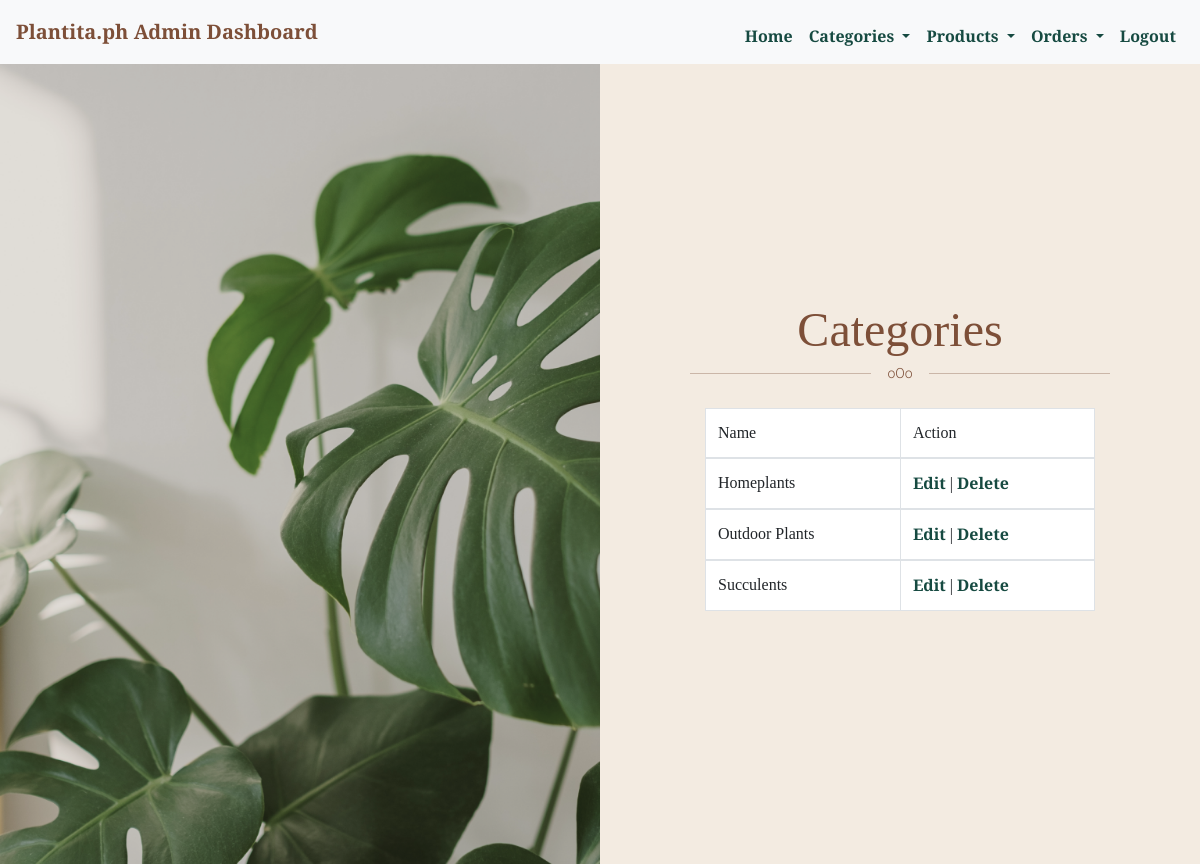
The app's page /admin/categories.php (signed in) with its own data.
### tables this page shows
CREATE TABLE `category` (
  `cat_id` int(11) NOT NULL,
  `cat_name` varchar(200) NOT NULL
);

### admin/categories.php (the view, shortened to what this page needs)
<?php
    include('../config/db.php');
?>
<?php include('inc/header.php') ?>
<!DOCTYPE html>
<html lang="en">
  <head>
    <link rel="stylesheet" href="style.css" />
<?php include('inc/nav.php') ?>
  </head>
  <body>
    <div class="split-screen">
      <div class="left bg2">
      </div>
      <div class="right">
        <form action="" method = "post">
          <section class="copy">
            <h2>Categories</h2>
            <div class="or-container">
              <div class="line 1"></div>
              <p>oOo</p>
              <div class="line 2"></div>
            </div>
          </section>
          <div class="container pt-4">
          <table class='table table-bordered bg-white'>
            <thead>
                <tr>
                    <td> Name</td>
                    <td>Action</td>
                </tr>
                <?php
                    $sql = "SELECT * FROM Category";
                    $result = mysqli_query($conn, $sql);
                    if (mysqli_num_rows($result) > 0) {
                        while($row = mysqli_fetch_assoc($result)) {
                ?>
                <tbody>
                <tr>
                    <td><?php echo $row["cat_name"] ?></td>
                    <td><a href='editCategory.php?id=<?php echo $row["cat_id"] ?>'>Edit</a>
                    | <a href='delCategory.php?id=<?php echo $row["cat_id"] ?>'>Delete</a></td>
                </tr>
                    <?php
                            }
                        }
                        else {
                            echo "0 results";
                        }
                    ?>
                </tbody>
            </thead>
        </table>
        </div>
      </div>
    </div>
  </body>
</html>

### admin/style.css (style rules this page uses)
:root { --dark-color: #000000; --light-color: #f3ebe1; --green-color: #164a41; --brown-color: #7d4f38; font-size: 100%; font-size: 16px; line-height: 1.5; }
body { padding: 0; margin: 0; font-family: "Playfair Display", serif; font-weight: 400; }
h2 { font-size: 3rem; font-weight: 400; margin: 0; margin-bottom: .25rem; }
a { text-decoration: none; font-weight: 700; color: var(--green-color); }
.split-screen { display: flex; flex-direction: column; height: auto; }
.left, .right { display: flex; justify-content: center; align-items: center; }
.left.bg2 { background: url('images/bg-plant2.png'); background-size: cover; }
.left { height: 400px; }
.right { background-color: var(--light-color); position: relative; padding-top: 5rem; padding-bottom: 5rem; }
.right .copy { color: var(--brown-color); text-align: center; }
.or-container { display: flex; flex-direction: row; justify-content: space-between; align-items: center; width: 100%; gap: 1rem; }
.right .copy p { font-family: "Roboto", sans-serif; font-weight: 300; margin: 0; font-size: 0.875rem; }
.line { height: 1px; width: 100%; display: flex; background-color: #7d4f3857; }
.right form { width: 70%; }
@media screen and (min-width: 900px) { .split-screen { flex-direction: row; height: 100vh; } }
@media screen and (min-width: 900px) { .left, .right { display: flex; width: 50%; height: auto; } }

### admin/inc/header.php (style rules this page uses)
body { background-color: #7d4f38; background-image: url('images/bg-plant3.jpg'); background-repeat: no-repeat; background-size: cover; }

### records on screen
category: cat_name "Homeplants"
category: cat_name "Outdoor Plants"
category: cat_name "Succulents"
